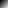

Write the Python code that produced this figure.
from PIL import Image

sizeX = 8
sizeY = 8
img = Image.new("RGB", (sizeX, sizeY), 
"white").convert("L")
imgData = img.load()
for x in range(0, sizeX):
	for y in range(0, sizeY):
		imgData[x, y] = 16*(x+y)
img.save("test.png")
